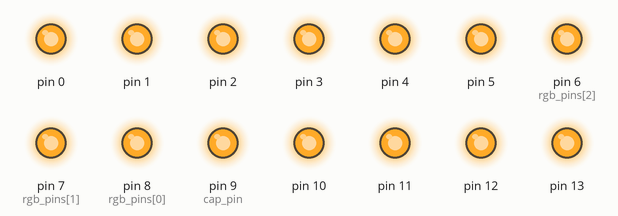
This sketch was run on a simulated Arduino Uno, built with avr-gcc and run on an emulated ATmega328P. Shown: output pins drawn as LEDs (lit = HIGH).

Above: at 0.05 s.
At 9.52 s:
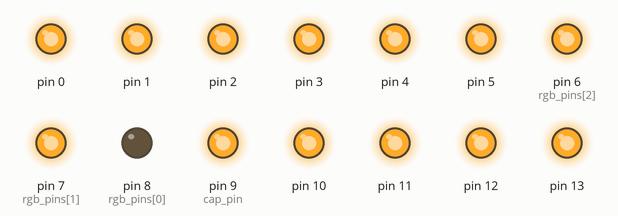
At 19.12 s:
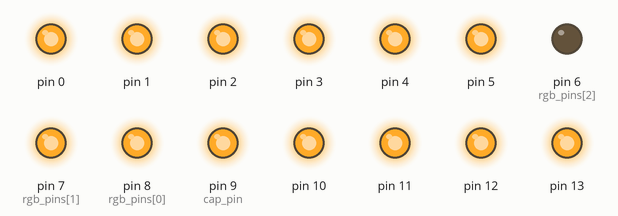
At 38.63 s:
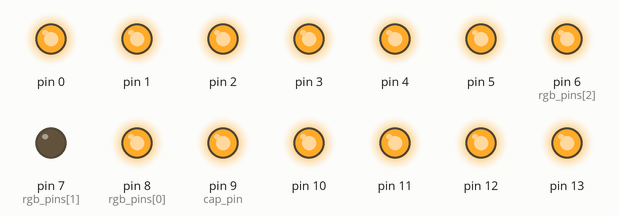
Timing chart, 0 to 40.0 s (numbered marks = the images above):
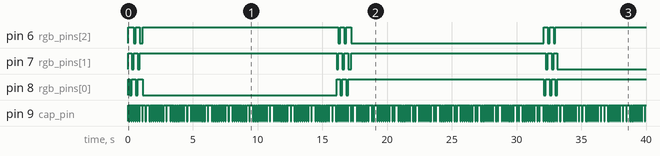

The sketch:

PenHack.ino
```cpp
/*
  PenHack - Crayola ColorStudio

  Hacked code to transmit data to a tablet through capcitive touch
  Code will send 3 possible bytes of data which represent Red, green and blue.

  Pins:
    red = 8
    green = 7
    blue  = 6
    relay = 9

  hello@robhemsley.co.uk
*/


int rgb_pins[] = {8, 7, 6};    //RGB Pins for Pen
int cap_pin = 9;               //Relay Pin

int binary_true = 200;         //Binary True Delay Time
int binary_false = 100;        //Binary False Delay Time

int count = 0;
int colour_iter = 0;

int colour = 0;
int bits[] = {100, 100, 100, 100, 100, 100, 100, 100};

void setup() {
  pinMode(cap_pin, OUTPUT);
  reset_rgb();

  for (int i = 0; i < 15; i++){
    if (i <= 5 || i >= 10){
      pinMode(i, OUTPUT);
      digitalWrite(i, HIGH);
    }
  }
}

void reset_rgb(){
  for (int i = 0; i < sizeof(rgb_pins)/2; i++){
    pinMode(rgb_pins[i], OUTPUT);
    digitalWrite(rgb_pins[i], HIGH);   // set the LED on
  }
}

void loop() {

  // Pulse the current byte
  digitalWrite(cap_pin, HIGH);
  delay(bits[count]);            //Delay binary true or false
  digitalWrite(cap_pin, LOW);
  delay(50);                     //Delay for relay to fall
  count += 1;                    //Count byte

  // Run when bytes been sent
  if (count == sizeof(bits)/2){
    count = 0;
    digitalWrite(cap_pin, HIGH);
    delay(250);
    digitalWrite(cap_pin, LOW);
    delay(50);
    colour_iter += 1;
  }

  //Check to see if the code has been sent 10 times
  if(colour_iter % 10 == 0){
    reset_rgb();
    digitalWrite(rgb_pins[colour], LOW);

    //Set the byte array based on the current colour
    switch(colour){
      case 0:
        bits[0] = binary_false;
        bits[1] = binary_false;
        bits[2] = binary_false;
        bits[3] = binary_false;
        bits[4] = binary_false;
        bits[5] = binary_false;
        bits[6] = binary_false;
        bits[7] = binary_true;
        break;
      case 1:
        bits[0] = binary_false;
        bits[1] = binary_false;
        bits[2] = binary_false;
        bits[3] = binary_false;
        bits[4] = binary_false;
        bits[5] = binary_false;
        bits[6] = binary_true;
        bits[7] = binary_true;
        break;
      case 2:
        bits[0] = binary_false;
        bits[1] = binary_false;
        bits[2] = binary_false;
        bits[3] = binary_false;
        bits[4] = binary_false;
        bits[5] = binary_false;
        bits[6] = binary_true;
        bits[7] = binary_false;
        break;
    }

    colour += 1;
    if (colour == 3){
      colour = 0;
    }
  }
}
```

Measured:
- by itself, pin 6 (rgb_pins[2]): HIGH → LOW at 0.45 s, → HIGH 0.15 s later, → LOW 0.30 s later, → HIGH 0.25 s later, … (14 changes in this stretch)
- by itself, pin 7 (rgb_pins[1]): moves between LOW and HIGH, repeating every 16.2 s
- by itself, pin 8 (rgb_pins[0]): HIGH → LOW at 0.15 s, → HIGH 0.15 s later, → LOW 0.30 s later, → HIGH 0.15 s later, … (16 changes in this stretch)
- by itself, pin 9 (cap_pin): moves between LOW and HIGH, repeating every 12.8 s
